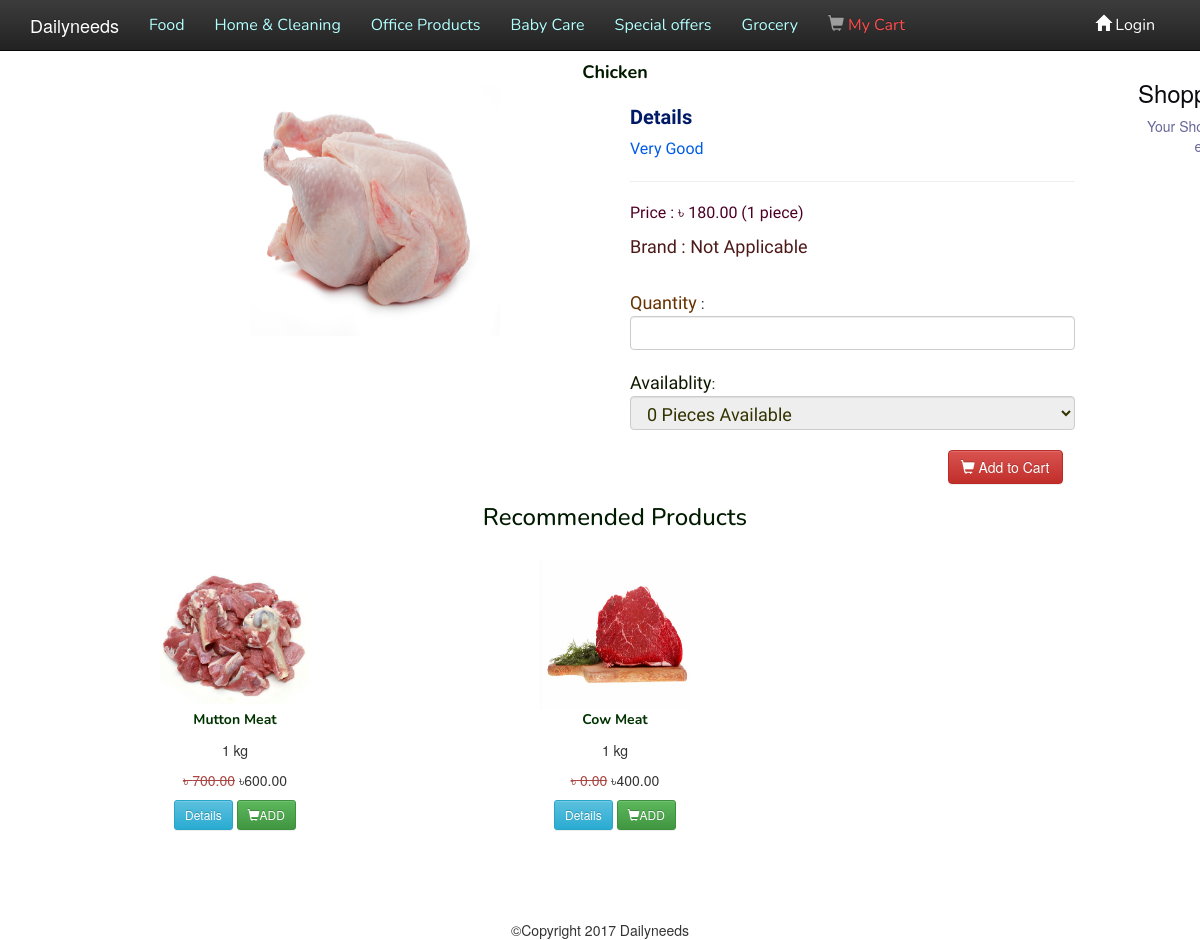
Screenshot of /adder.php?id=10 with the database file from the repository.
### tables this page shows
CREATE TABLE IF NOT EXISTS `categories` (
  `id` int(11) NOT NULL,
  `category` varchar(255) NOT NULL,
  `parent` int(11) NOT NULL DEFAULT '0'
);

CREATE TABLE IF NOT EXISTS `products` (
  `id` int(11) NOT NULL,
  `title` varchar(255) NOT NULL,
  `price` decimal(10,2) NOT NULL,
  `list_price` decimal(10,2) NOT NULL,
  `brand` int(11) NOT NULL,
  `categories` varchar(255) NOT NULL,
  `image` varchar(255) NOT NULL,
  `description` text NOT NULL,
  `featured` tinyint(4) NOT NULL DEFAULT '0',
  `sizes` text NOT NULL,
  `deleted` tinyint(4) NOT NULL DEFAULT '0',
  `u_Amount` varchar(255) NOT NULL,
  `grouping` int(255) NOT NULL
);

CREATE TABLE IF NOT EXISTS `brand` (
  `id` int(11) NOT NULL,
  `brand_name` varchar(255) NOT NULL
);

### adder.php (the view, shortened to what this page needs)
<?php
include 'core/init.php';
include 'includes/head.php';
include 'includes/navigation.php';
include 'includes/headfull.php';
$id = $_GET['id'];
$id=(integer)$id;
$sql = "SELECT * FROM products WHERE id='$id'";
$result = $db->query($sql);
$product=mysqli_fetch_assoc($result);
$brand_id=$product['brand'];
$group =$product['grouping'];
$rtl = "SELECT * FROM products where grouping = '$group' AND id<>'$id' AND deleted = 0 ORDER BY rand() LIMIT 3";
$alut = $db->query($rtl);
$sql = "SELECT brand_name FROM brand WHERE id = '$brand_id'";
$brand_query=$db->query($sql);
$brand = mysqli_fetch_assoc($brand_query);
$sizestring = $product['sizes'];
$size_array =explode(',', $sizestring);
?>
<br>
<div class="col-md-10">
<div class="container">
	<div class="row">
	  <div class="col-md-12">
		<div style="text-align:center;color:#001a00;font-family:Nunito;font-size: 18px;">
			<b><?php echo $product['title']; ?></b><br>
		</div>
	  </div>
	  <div class="col-md-12">
	  	<div class="col-md-2"></div>
	  	<div class="col-md-3">
	  		<img  style="width:250px;height:250px;" src="<?php echo $product['image'];?>">
	  	</div>
	  	<div class="col-md-1"></div>
	  	<div class="col-md-5">
	  		<h2 style="color: #001a66;font-family: consolas;font-size: 20px;"><b>Details</b></h2>
						<p style="color: #005ce6;font-family: consolas;font-size: 16px;"><?php echo $product['description']; ?></p>
						<hr>
						<p style="color: #4d0026;font-family: consolas;font-size: 16px;">Price : ৳<?php echo ' '.$product['price'].' '.'('.$product['u_Amount'].')'; ?></p>
						<p style="color: #4d1919;font-family: consolas;font-size: 18px;">Brand : <?php echo $brand['brand_name']; ?></p><br>
						<form action="add_cart.php" method="post" id="add_product_form">
									<span style="color: #663300;font-family: consolas;font-size: 18px;">Quantity</span> :<input type="number" name="quantity" id="quantity" class="form-control" min="0"><br>
								<span style="color: #0d1a00;font-family: consolas;font-size: 18px;">Availablity</span>:<select style="color: #333300;font-size: 18px;font-family: consolas;" name="size" id="size" class="form-control" readonly>
									<?php foreach ($size_array as $string) {
										$string_array = explode(':', $string);
										$size = $string_array[0];
										$available = $string_array[1];
										echo '<option value="'.$size.'" selected data-available="'.$available.'">'.$available.' '.$size.' '.'Available</option>';
									} ?>
								</select>
						</form>
	  	</div>
	  	<div class="col-md-1"></div>
	  	<div class="col-md-12">
	  		<br>
	  		<div class="col-md-11">
			<button class="btn btn-danger pull-right"  onclick="add_to_cart1();return false;"><span class="glyphicon glyphicon-shopping-cart"></span> Add to Cart</button>
			</div>
			<div class="col-md-1"></div>
		</div>
		<br>
		<div class="col-sm-12">
				<div class="row">
					<h3 class="text-center" style="color:#001a00;font-family:Nunito;">Recommended Products</h3>
					<?php while($alu =mysqli_fetch_assoc($alut)) :?>
						<div class="col-md-4">
							<div >
                                    <div class="text-center">
                                        <br>
                                        <img style="width: 150px;height: 150px;" src="<?php echo $alu['image'];?>">
                                        <p style="text-align:center;color:#003300;font-family:Nunito;"><b><?php echo $alu['title']; ?></b></p>
                                        <p class="text-center" style="font-size=6px; "><?php echo $alu['u_Amount']; ?></p>
                                        <p class="price"><span class="list-price text-danger"> <s> ৳ <?php echo $alu['list_price'];?></s> </span>৳<?php echo $alu['price'];?></p>
                                        <button type="button" class="btn btn-sm btn-info" onclick="detmodals(<?php echo $alu['id']; ?>)" >Details</button>
                                        <button type="button" class="btn btn-sm btn-success" onclick="location.href = 'adder1.php?pid=<?php echo $alu['id']; ?>'" ><span class="glyphicon glyphicon-shopping-cart"></span>ADD</button>
                                    </div>
                            </div>
				    </div>
				    <?php endwhile; ?>
			</div>
		</div>
	  </div>
	</div>
</div>
</div>
<?php
	include 'includes/rightcatbar.php';
	include 'includes/footer.php';
?>

### includes/head.php (shortened to what this page needs)
<!DOCTYPE html>
<html>
<head>
	<link rel="stylesheet"  href="css/bootstrap.min.css">
	<link rel="stylesheet"  href="css/bootstrap-theme.min.css">
	<link rel="stylesheet"  href="css/main.css">
	<link rel="stylesheet" href="css/animate.css">
	<link href="css/toastr.css" rel="stylesheet">
		<link href="css/toastr.css" rel="stylesheet"/>
</head>
<body>

### includes/navigation.php (shortened to what this page needs)
<?php
$sql = "SELECT * FROM categories WHERE  parent = 0";
$pquery = $db->query($sql);
?>
<nav class="navbar navbar-inverse navbar-fixed-top">
<div class="container">
  <div class="navbar-header">
                    <a href="index.php" class="navbar-brand" style="color: white;">Dailyneeds</a>
  </div>
  <div class="collapse navbar-collapse " id="myNavbar">
	<ul class="nav navbar-nav">
		<?php while($parent = mysqli_fetch_assoc($pquery)) : ?>
  <li class="dropdown">
      <a href="#" class="dropdown-toggle" data-toggle="dropdown" ><span style="color: #b3ffff;"><?= $parent['category']; ?></span><span  class =""> </span></a>
   </li>
 <?php endwhile ; ?>
 <li><a href="cart.php"><span class="glyphicon glyphicon-shopping-cart"></span><span style="color: #ff4d4d;"> My Cart</span> </a></li>
</ul>
<ul class="nav navbar-nav pull-right"><li class="<?=((!isset($_SESSION['user_email']))?'':'dropdown');?>">
      <a class="<?=((!isset($_SESSION['user_email']))?'':'dropdown-toggle');?>" href="<?=((!isset($_SESSION['user_email']))?'/Dailyneeds/admin/rform/user_login.php':'/Dailyneeds/user_index.php');?>"  data-toggle="<?=((!isset($_SESSION['user_email']))?'':'dropdown');?>"
      data-target="<?=((!isset($_SESSION['user_email']))?'':'#');?>" style="color:white;"><span class="glyphicon glyphicon-home"></span><?=((!isset($_SESSION['user_email']))?' Login':' My Account');?></a>
    </li>
</ul>
</div>
</div>
</nav>
<div><br><br></div>

### includes/headfull.php
<div class="container-fluid">

### includes/rightcatbar.php
<div class="col-md-2" id="nat">
	<?php
	include "widgets/cart.php";
	?>
</div>

### includes/widgets/cart.php (shortened to what this page needs)
<h3 class="text-center" style="color: #0a0a0f;">Shopping Cart</h3>
<div>
	<?php
	if(empty($cart_id)):
	?>
	<p style="color: #666699;" class="text-center">Your Shopping Cart is empty.</p>
<?php endif; ?>
</div>

### includes/footer.php (shortened to what this page needs)
</div><br><br>
<div class="text-center" id = "footer">&copy;Copyright 2017 Dailyneeds</div>
</body>
</html>

### css/main.css (style rules this page uses)
#footer { margin-top: 50px; }
.nav.navbar-nav li a { font-family: nunito; font-size: 16px; }
#nat { margin-left: 1100px; position: fixed; }

### rows the page displays
categories: category "Food"
categories: category "Home & Cleaning"
categories: category "Office Products"
categories: category "Baby Care"
categories: category "Special offers"
categories: category "Grocery"
products: title "Chicken", image (picture), description "Very Good", price "180.00", u_Amount "1 piece"
brand: brand_name "Not Applicable"
products: image (picture), title "Mutton Meat", u_Amount "1 kg", list_price "700.00", price "600.00"
products: image (picture), title "Cow Meat", u_Amount "1 kg", list_price "0.00", price "400.00"

### other values shown
form field size "0 Pieces Available"
